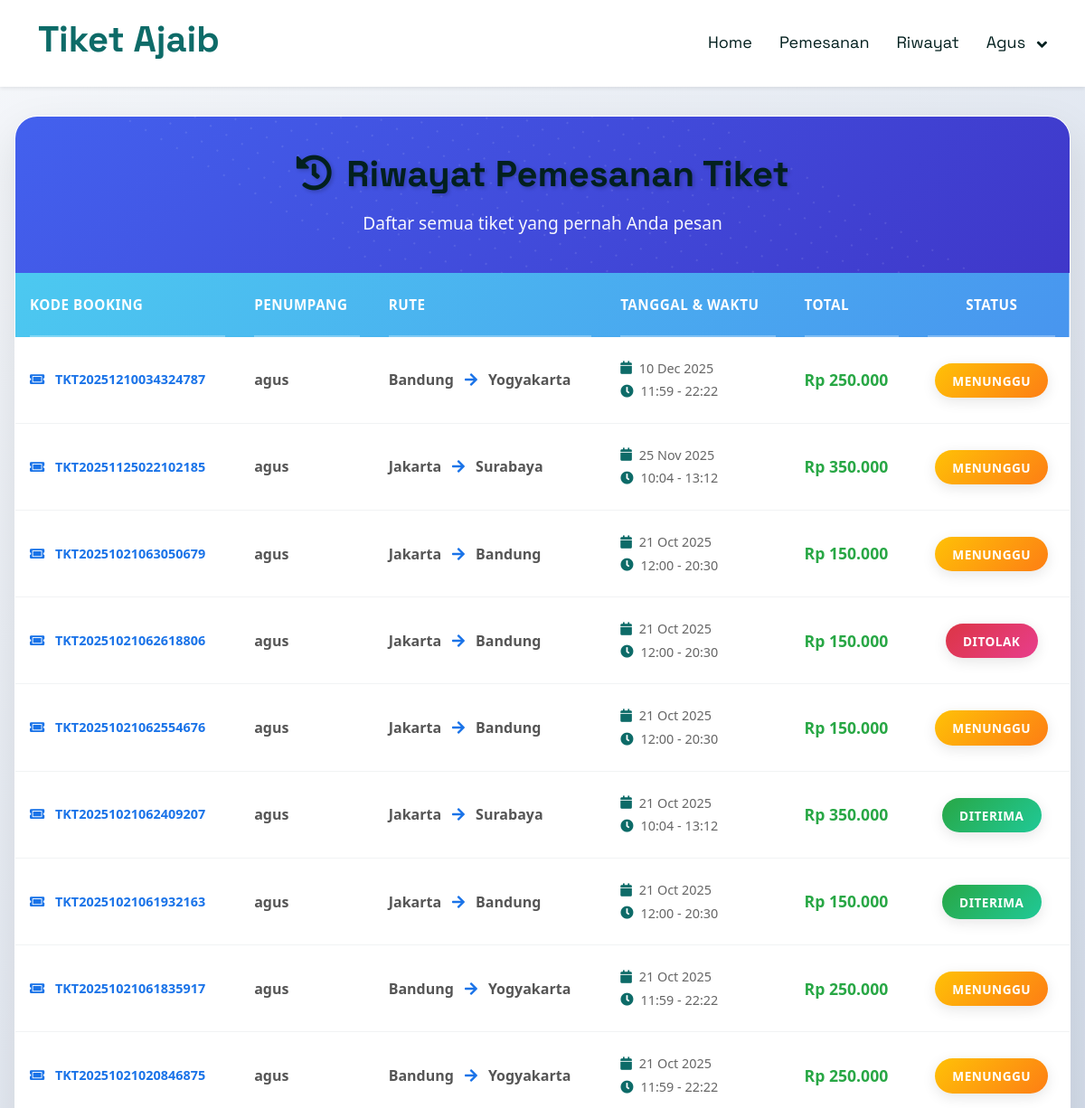
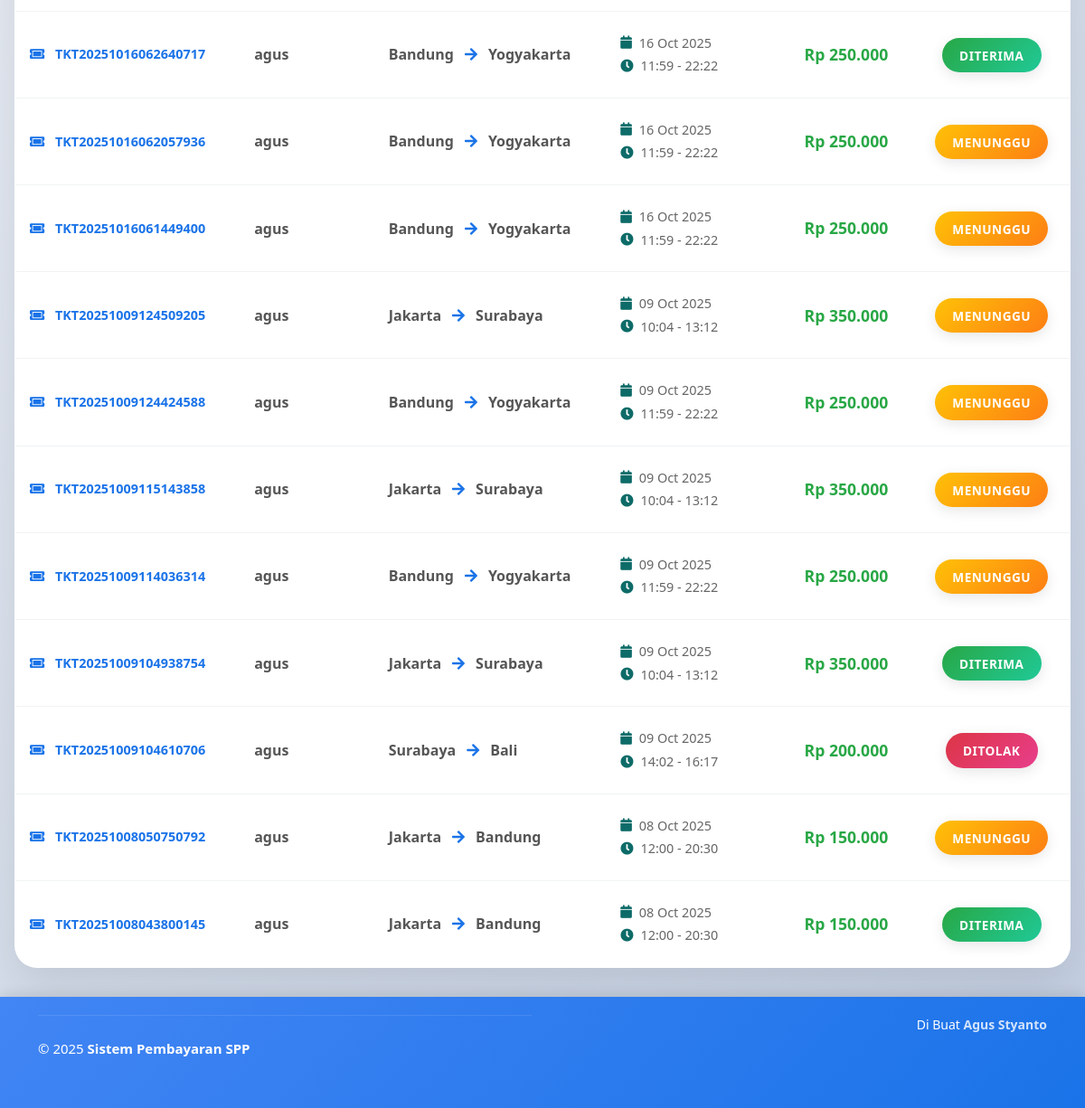
Page /frontend/dashboard.php (signed in) on the committed database (2 pictures, top to bottom).
### tables this page shows
CREATE TABLE `pemesanan` (
  `id_pemesanan` int NOT NULL,
  `kode_pemesanan` varchar(50) DEFAULT NULL,
  `tanggal_pemesanan` date NOT NULL,
  `id_pelanggan` int DEFAULT NULL,
  `kode_kursi` varchar(10) NOT NULL,
  `id_rute` int NOT NULL,
  `id_jadwal` int DEFAULT NULL,
  `tujuan` varchar(100) DEFAULT NULL,
  `tanggal_berangkat` date NOT NULL,
  `total_bayar` decimal(12,2) NOT NULL,
  `id_petugas` int DEFAULT NULL,
  `status_pemesanan` enum('pending','Terima','Tolak') DEFAULT 'pending'
);

CREATE TABLE `penumpang` (
  `id_penumpang` int NOT NULL,
  `username` varchar(50) NOT NULL,
  `password` varchar(255) NOT NULL,
  `nama_penumpang` varchar(100) NOT NULL,
  `alamat_penumpang` text,
  `tanggal_lahir` date DEFAULT NULL,
  `jenis_kelamin` enum('L','P') DEFAULT NULL,
  `telefone` varchar(20) DEFAULT NULL
);

CREATE TABLE `rute` (
  `id_rute` int NOT NULL,
  `tujuan` varchar(100) DEFAULT NULL,
  `rute_awal` varchar(100) NOT NULL,
  `rute_ahir` varchar(100) NOT NULL,
  `harga` decimal(12,2) NOT NULL,
  `id_transportasi` int NOT NULL
);

CREATE TABLE `jadwal` (
  `id_jadwal` int NOT NULL,
  `id_rute` int NOT NULL,
  `jam_berangkat` time NOT NULL,
  `jam_tiba` time DEFAULT NULL
);

### frontend/dashboard.php (the view, shortened to what this page needs)
<?php
include '../config/connection.php';
include 'partials/header.php';
include 'partials/navbar.php';
$id_penumpang = $_SESSION['id_penumpang'];
$q = mysqli_query($conn, "
    SELECT
        p.id_pemesanan,
        p.kode_pemesanan,
        p.tanggal_pemesanan,
        p.tanggal_berangkat,
        p.total_bayar,
        p.status_pemesanan,
        p.kode_kursi,
        r.rute_awal,
        r.rute_ahir,
        r.tujuan,
        j.jam_berangkat,
        j.jam_tiba,
        pn.nama_penumpang
    FROM pemesanan p
    JOIN rute r ON p.id_rute = r.id_rute
    JOIN jadwal j ON p.id_jadwal = j.id_jadwal
    JOIN penumpang pn ON pn.id_penumpang = pn.id_penumpang
    WHERE pn.id_penumpang = '$id_penumpang'
    ORDER BY p.id_pemesanan DESC
");
?>
<!DOCTYPE html>
<html lang="id">
<head>
</head>
<body>
    <div class="history-container">
        <div class="history-card fade-in-up">
            <div class="card-header-custom">
                <h2>
                    <i class="fas fa-history me-3"></i>Riwayat Pemesanan Tiket
                </h2>
                <p>Daftar semua tiket yang pernah Anda pesan</p>
            </div>
            <div class="table-container">
                <?php if (mysqli_num_rows($q) > 0): ?>
                    <div class="">
                        <table class="custom-table">
                            <thead>
                                <tr>
                                    <th>Kode Booking</th>
                                    <th>Penumpang</th>
                                    <th>Rute</th>
                                    <th>Tanggal & Waktu</th>
                                    <th>Total</th>
                                    <th class="text-center">Status</th>
                                </tr>
                            </thead>
                            <tbody>
                                <?php while ($row = mysqli_fetch_assoc($q)): ?>
                                    <tr>
                                        <td data-label="Kode Booking">
                                            <div class="kode-booking">
                                                <i class="fas fa-ticket-alt me-2"></i>
                                                <?= htmlspecialchars($row['kode_pemesanan']) ?>
                                            </div>
                                        </td>
                                        <td data-label="Penumpang">
                                            <strong><?= htmlspecialchars($row['nama_penumpang']) ?></strong>
                                        </td>
                                        <td data-label="Rute">
                                            <div class="route-info">
                                                <span class="fw-semibold"><?= htmlspecialchars($row['rute_awal']) ?></span>
                                                <i class="fas fa-arrow-right route-arrow"></i>
                                                <span class="fw-semibold"><?= htmlspecialchars($row['rute_ahir']) ?></span>
                                            </div>
                                        </td>
                                        <td data-label="Tanggal & Waktu">
                                            <div class="date-time-info">
                                                <div class="date-time-item">
                                                    <i class="fas fa-calendar text-primary"></i>
                                                    <?= date('d M Y', strtotime($row['tanggal_berangkat'])) ?>
                                                </div>
                                                <div class="date-time-item">
                                                    <i class="fas fa-clock text-primary"></i>
                                                    <?= date('H:i', strtotime($row['jam_berangkat'])) ?> - <?= date('H:i', strtotime($row['jam_tiba'])) ?>
                                                </div>
                                            </div>
                                        </td>
                                        <td data-label="Total" class="total-amount">
                                            Rp <?= number_format($row['total_bayar'], 0, ',', '.') ?>
                                        </td>
                                        <td data-label="Status" class="text-center">
                                            <?php
                                            $status = strtolower($row['status_pemesanan']);
                                            switch ($status) {
                                                case 'terima':
                                                    $badge = "badge-success";
                                                    $text = "Diterima";
                                                    break;
                                                case 'tolak':
                                                    $badge = "badge-danger";
                                                    $text = "Ditolak";
                                                    break;
                                                case 'pending':
                                                    $badge = "badge-warning";
                                                    $text = "Menunggu";
                                                    break;
                                            }
                                            ?>
                                            <span class="status-badge <?= $badge ?>"><?= $text ?></span>
                                        </td>
                                    </tr>
                                <?php endwhile; ?>
                            </tbody>
                        </table>
                    </div>
                <?php endif; ?>
            </div>
        </div>
    </div>
</body>
</html>
<?php include 'partials/footer.php'; ?>

### frontend/dashboard.php (style rules this page uses)
:root { --primary-blue: #4361ee; --primary-light: #4895ef; --primary-dark: #3f37c9; --gradient-primary: linear-gradient(135deg, #4361ee 0%, #3f37c9 100%); --gradient-secondary: linear-gradient(135deg, #4cc9f0 0%, #4895ef 100%); --gradient-bg: linear-gradient(135deg, #f5f7fa 0%, #c3cfe2 100%); }
body { background: var(--gradient-bg); min-height: 100vh; font-family: 'Segoe UI', Tahoma, Geneva, Verdana, sans-serif; }
.history-container { max-width: 1200px; margin: 0 auto; padding: 2rem 1rem; }
.history-card { background: white; border-radius: 25px; box-shadow: 0 20px 50px rgba(0, 0, 0, 0.1); overflow: hidden; backdrop-filter: blur(10px); border: 1px solid rgba(255, 255, 255, 0.2); }
.card-header-custom { background: var(--gradient-primary); color: white; padding: 2.5rem 2rem; border-bottom: none; text-align: center; position: relative; overflow: hidden; }
.card-header-custom::before { content: ''; position: absolute; top: -50%; left: -50%; width: 200%; height: 200%; background: radial-gradient(circle, rgba(255, 255, 255, 0.1) 1px, transparent 1px); background-size: 20px 20px; transform: rotate(30deg); animation: float 20s linear infinite; }
.card-header-custom h2 { font-weight: 800; font-size: 2.5rem; margin-bottom: 1rem; position: relative; text-shadow: 2px 2px 4px rgba(0, 0, 0, 0.2); }
.card-header-custom p { font-size: 1.2rem; opacity: 0.95; margin: 0; position: relative; }
.table-container { padding: 0; }
.custom-table { width: 100%; border-collapse: collapse; margin: 0; }
.custom-table thead { background: var(--gradient-secondary); }
.custom-table thead th { color: white; font-weight: 700; padding: 1.5rem 1rem; border: none; font-size: 0.95rem; text-transform: uppercase; letter-spacing: 0.5px; position: relative; }
.custom-table thead th::after { content: ''; position: absolute; bottom: 0; left: 1rem; right: 1rem; height: 2px; background: rgba(255, 255, 255, 0.3); }
.custom-table tbody tr { transition: all 0.3s ease; border-bottom: 1px solid #f1f3f4; }
.custom-table tbody tr:last-child { border-bottom: none; }
.custom-table tbody td { padding: 1.5rem 1rem; vertical-align: middle; border: none; }
.kode-booking { font-weight: 700; color: var(--primary-blue); font-size: 0.9rem; }
.route-info { display: flex; align-items: center; gap: 0.75rem; font-weight: 600; }
.route-arrow { color: var(--primary-blue); font-size: 1rem; }
.date-time-info { display: flex; flex-direction: column; gap: 0.25rem; }
.date-time-item { display: flex; align-items: center; gap: 0.5rem; font-size: 0.9rem; color: #666; }
.total-amount { font-weight: 800; color: #28a745; font-size: 1.1rem; }
.status-badge { padding: 0.6rem 1.2rem; border-radius: 25px; font-weight: 700; font-size: 0.85rem; text-transform: uppercase; letter-spacing: 0.5px; box-shadow: 0 4px 15px rgba(0, 0, 0, 0.1); transition: all 0.3s ease; }
.badge-success { background: linear-gradient(135deg, #28a745, #20c997); color: white; }
.badge-warning { background: linear-gradient(135deg, #ffc107, #fd7e14); color: white; }
.badge-danger { background: linear-gradient(135deg, #dc3545, #e83e8c); color: white; }
.fade-in-up { animation: fadeInUp 0.6s ease-out; }

### frontend/partials/footer.php (style rules this page uses)
:root { --primary-blue: #1a73e8; --secondary-blue: #4285f4; --light-blue: #e8f0fe; --dark-blue: #0d47a1; --accent-blue: #2962ff; --gradient-blue: linear-gradient(135deg, var(--secondary-blue), var(--primary-blue)); }

### rows in the picture
pemesanan: kode_pemesanan "TKT20251210034324787", penumpang.nama_penumpang "agus", id_rute.rute_awal "Bandung", id_rute.rute_ahir "Yogyakarta", tanggal_berangkat "10 Dec 2025", id_jadwal.jam_berangkat "11:59", id_jadwal.jam_tiba "22:22", total_bayar "250.000", status_pemesanan "MENUNGGU"
pemesanan: kode_pemesanan "TKT20251125022102185", penumpang.nama_penumpang "agus", id_rute.rute_awal "Jakarta", id_rute.rute_ahir "Surabaya", tanggal_berangkat "25 Nov 2025", id_jadwal.jam_berangkat "10:04", id_jadwal.jam_tiba "13:12", total_bayar "350.000", status_pemesanan "MENUNGGU"
pemesanan: kode_pemesanan "TKT20251021063050679", penumpang.nama_penumpang "agus", id_rute.rute_awal "Jakarta", id_rute.rute_ahir "Bandung", tanggal_berangkat "21 Oct 2025", id_jadwal.jam_berangkat "12:00", id_jadwal.jam_tiba "20:30", total_bayar "150.000", status_pemesanan "MENUNGGU"
pemesanan: kode_pemesanan "TKT20251021062618806", penumpang.nama_penumpang "agus", id_rute.rute_awal "Jakarta", id_rute.rute_ahir "Bandung", tanggal_berangkat "21 Oct 2025", id_jadwal.jam_berangkat "12:00", id_jadwal.jam_tiba "20:30", total_bayar "150.000", status_pemesanan "DITOLAK"
pemesanan: kode_pemesanan "TKT20251021062554676", penumpang.nama_penumpang "agus", id_rute.rute_awal "Jakarta", id_rute.rute_ahir "Bandung", tanggal_berangkat "21 Oct 2025", id_jadwal.jam_berangkat "12:00", id_jadwal.jam_tiba "20:30", total_bayar "150.000", status_pemesanan "MENUNGGU"
pemesanan: kode_pemesanan "TKT20251021062409207", penumpang.nama_penumpang "agus", id_rute.rute_awal "Jakarta", id_rute.rute_ahir "Surabaya", tanggal_berangkat "21 Oct 2025", id_jadwal.jam_berangkat "10:04", id_jadwal.jam_tiba "13:12", total_bayar "350.000", status_pemesanan "DITERIMA"
pemesanan: kode_pemesanan "TKT20251021061932163", penumpang.nama_penumpang "agus", id_rute.rute_awal "Jakarta", id_rute.rute_ahir "Bandung", tanggal_berangkat "21 Oct 2025", id_jadwal.jam_berangkat "12:00", id_jadwal.jam_tiba "20:30", total_bayar "150.000", status_pemesanan "DITERIMA"
pemesanan: kode_pemesanan "TKT20251021061835917", penumpang.nama_penumpang "agus", id_rute.rute_awal "Bandung", id_rute.rute_ahir "Yogyakarta", tanggal_berangkat "21 Oct 2025", id_jadwal.jam_berangkat "11:59", id_jadwal.jam_tiba "22:22", total_bayar "250.000", status_pemesanan "MENUNGGU"
pemesanan: kode_pemesanan "TKT20251021020846875", penumpang.nama_penumpang "agus", id_rute.rute_awal "Bandung", id_rute.rute_ahir "Yogyakarta", tanggal_berangkat "21 Oct 2025", id_jadwal.jam_berangkat "11:59", id_jadwal.jam_tiba "22:22", total_bayar "250.000", status_pemesanan "MENUNGGU"
pemesanan: kode_pemesanan "TKT20251016062640717", penumpang.nama_penumpang "agus", id_rute.rute_awal "Bandung", id_rute.rute_ahir "Yogyakarta", tanggal_berangkat "16 Oct 2025", id_jadwal.jam_berangkat "11:59", id_jadwal.jam_tiba "22:22", total_bayar "250.000", status_pemesanan "DITERIMA"
pemesanan: kode_pemesanan "TKT20251016062057936", penumpang.nama_penumpang "agus", id_rute.rute_awal "Bandung", id_rute.rute_ahir "Yogyakarta", tanggal_berangkat "16 Oct 2025", id_jadwal.jam_berangkat "11:59", id_jadwal.jam_tiba "22:22", total_bayar "250.000", status_pemesanan "MENUNGGU"
pemesanan: kode_pemesanan "TKT20251016061449400", penumpang.nama_penumpang "agus", id_rute.rute_awal "Bandung", id_rute.rute_ahir "Yogyakarta", tanggal_berangkat "16 Oct 2025", id_jadwal.jam_berangkat "11:59", id_jadwal.jam_tiba "22:22", total_bayar "250.000", status_pemesanan "MENUNGGU"
pemesanan: kode_pemesanan "TKT20251009124509205", penumpang.nama_penumpang "agus", id_rute.rute_awal "Jakarta", id_rute.rute_ahir "Surabaya", tanggal_berangkat "09 Oct 2025", id_jadwal.jam_berangkat "10:04", id_jadwal.jam_tiba "13:12", total_bayar "350.000", status_pemesanan "MENUNGGU"
pemesanan: kode_pemesanan "TKT20251009124424588", penumpang.nama_penumpang "agus", id_rute.rute_awal "Bandung", id_rute.rute_ahir "Yogyakarta", tanggal_berangkat "09 Oct 2025", id_jadwal.jam_berangkat "11:59", id_jadwal.jam_tiba "22:22", total_bayar "250.000", status_pemesanan "MENUNGGU"
pemesanan: kode_pemesanan "TKT20251009115143858", penumpang.nama_penumpang "agus", id_rute.rute_awal "Jakarta", id_rute.rute_ahir "Surabaya", tanggal_berangkat "09 Oct 2025", id_jadwal.jam_berangkat "10:04", id_jadwal.jam_tiba "13:12", total_bayar "350.000", status_pemesanan "MENUNGGU"
pemesanan: kode_pemesanan "TKT20251009114036314", penumpang.nama_penumpang "agus", id_rute.rute_awal "Bandung", id_rute.rute_ahir "Yogyakarta", tanggal_berangkat "09 Oct 2025", id_jadwal.jam_berangkat "11:59", id_jadwal.jam_tiba "22:22", total_bayar "250.000", status_pemesanan "MENUNGGU"
pemesanan: kode_pemesanan "TKT20251009104938754", penumpang.nama_penumpang "agus", id_rute.rute_awal "Jakarta", id_rute.rute_ahir "Surabaya", tanggal_berangkat "09 Oct 2025", id_jadwal.jam_berangkat "10:04", id_jadwal.jam_tiba "13:12", total_bayar "350.000", status_pemesanan "DITERIMA"
pemesanan: kode_pemesanan "TKT20251009104610706", penumpang.nama_penumpang "agus", id_rute.rute_awal "Surabaya", id_rute.rute_ahir "Bali", tanggal_berangkat "09 Oct 2025", id_jadwal.jam_berangkat "14:02", id_jadwal.jam_tiba "16:17", total_bayar "200.000", status_pemesanan "DITOLAK"
pemesanan: kode_pemesanan "TKT20251008050750792", penumpang.nama_penumpang "agus", id_rute.rute_awal "Jakarta", id_rute.rute_ahir "Bandung", tanggal_berangkat "08 Oct 2025", id_jadwal.jam_berangkat "12:00", id_jadwal.jam_tiba "20:30", total_bayar "150.000", status_pemesanan "MENUNGGU"
pemesanan: kode_pemesanan "TKT20251008043800145", penumpang.nama_penumpang "agus", id_rute.rute_awal "Jakarta", id_rute.rute_ahir "Bandung", tanggal_berangkat "08 Oct 2025", id_jadwal.jam_berangkat "12:00", id_jadwal.jam_tiba "20:30", total_bayar "150.000", status_pemesanan "DITERIMA"

### other values in the picture
$_SESSION['nama_penumpang'] "Agus"
